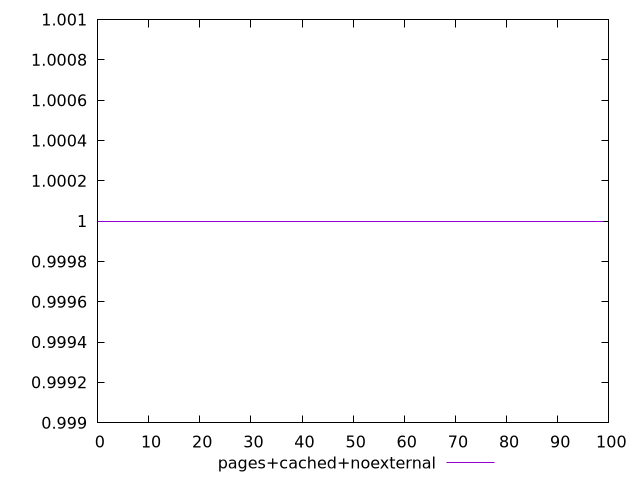

Here is the gnuplot script that generated this plot:
$_pagesCachedNoexternal <<EOF
1
1
1
1
1
1
1
1
1
1
1
1
1
1
1
1
1
1
1
1
1
1
1
1
1
1
1
1
1
1
1
1
1
1
1
1
1
1
1
1
1
1
1
1
1
1
1
1
1
1
1
1
1
1
1
1
1
1
1
1
1
1
1
1
1
1
1
1
1
1
1
1
1
1
1
1
1
1
1
1
1
1
1
1
1
1
1
1
1
1
1
1
1
1
1
1
1
1
1
1
EOF
set key outside below
set terminal pngcairo
set output "report_00005_2020-11-02T22-26-11.212Z/uses-responsive-images/pages+cached+noexternal//score.png"
set yrange [0.999:1.001]
plot $_pagesCachedNoexternal title "pages+cached+noexternal" with line ,
